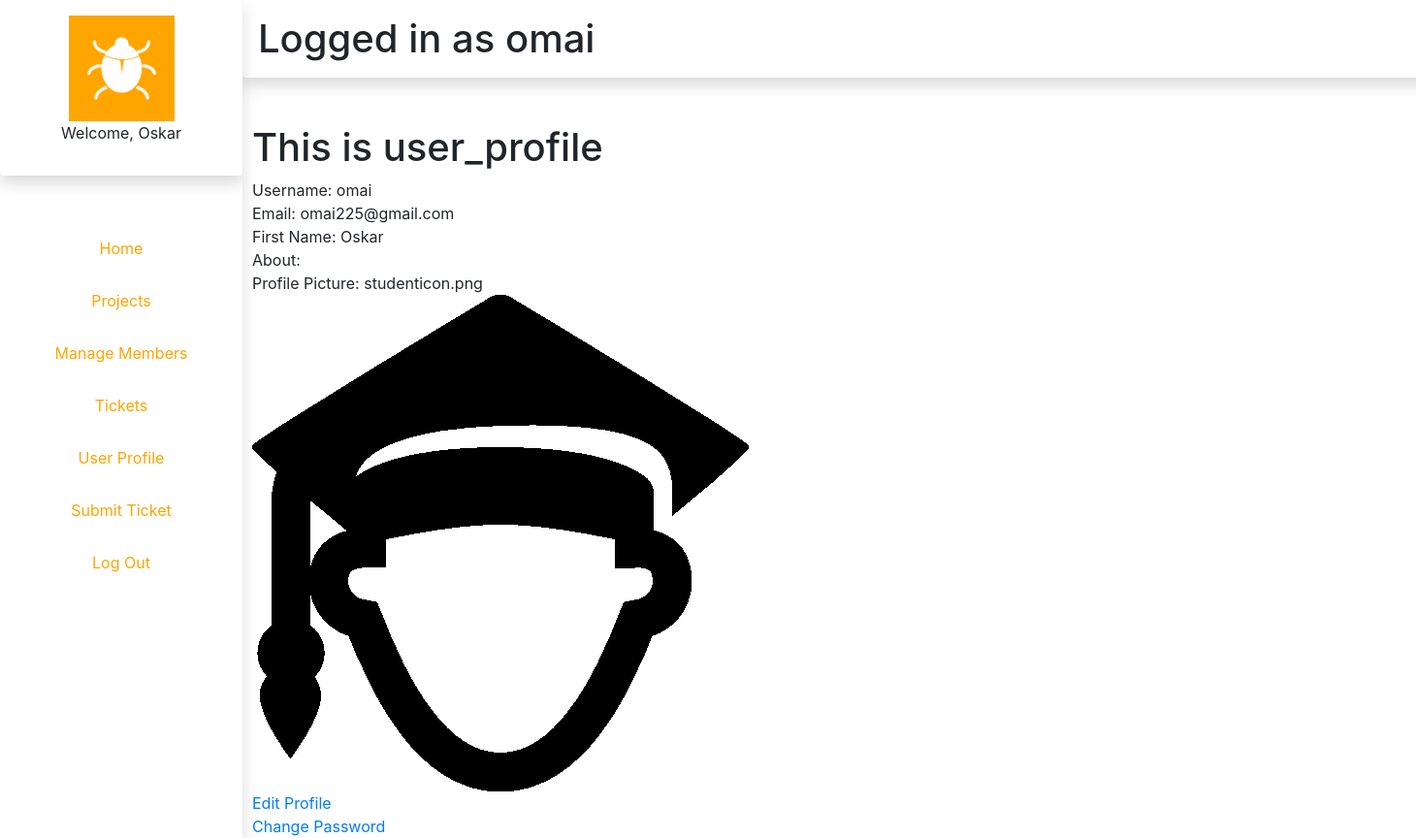
Page /user_profile/ (signed in) on the committed database.
### authenticate/models.py (models this page shows, shortened)
class NewUser(AbstractBaseUser, PermissionsMixin):
	email = models.EmailField(_('email address'), unique=True)
	user_name = models.CharField(max_length=150, unique=True)
	first_name = models.CharField(max_length=150, blank=True)
	start_date = models.DateTimeField(default=timezone.now)
	pfp = models.ImageField(default="pfp1.jpg",null=True,blank=True)
	about = models.TextField(_(
		'about'), max_length=150, blank=True)
	is_staff = models.BooleanField(default=False)
	is_active = models.BooleanField(default=True)
	objects = CustomAccountManager()
	USERNAME_FIELD = "email"
	REQUIRED_FIELDS = ['user_name', 'first_name']

### authenticate/decorators.py (the view)
		def wrapper_func(request, *args,**kwargs):
			group = None
			if request.user.groups.exists():
				group = request.user.groups.all()[0].name
			if group in allowed_roles:
				return view_func(request,*args,**kwargs)
			else:
				return HttpResponse("You are not authorized to view this page")

### user_profile/views.py (called while the page is built)
@login_required(login_url='authenticate:login')
@allowed_users(allowed_roles = ['admin','developer','submitter'])
def index(request):
	user = request.user
	context={
		'user': user,
	}
	return render(request,"profile/index.html",context)

### user_profile/templates/profile/index.html (shortened to what this page needs)
{% extends "authenticate/layout.html" %}
{% block body %}
<div>
	<h1>This is user_profile</h1>
	<div>Username: {{user.user_name}}</div>
	<div>Email: {{user.email}}</div>
	<div>First Name: {{user.first_name}}</div>
	<div>About: {{user.about}}</div>
	<div>Profile Picture: {{user.pfp}}</div>
	<div><img src="{{user.pfp.url}}"></div>
</div>
<div><a href="{% url 'user_profile:edit' %}">Edit Profile</a></div>
<div><a href="{% url 'authenticate:password_change' %}">Change Password</a></div>
{% endblock %}

### authenticate/templates/authenticate/layout.html (shortened to what this page needs)
{% load static %}
<!DOCTYPE html>
<html>
<head>
		<link rel="stylesheet" href="https://stackpath.bootstrapcdn.com/bootstrap/4.3.1/css/bootstrap.min.css">
		<link rel="stylesheet" type= "text/css" href="{% static '/css/style.css' %}">
</head>
<body>
	<div id="nav" class="shadow">
		<ul>
			<div class="shadow p-3 mb-5 rounded">
				<img src="{%static 'logo.png' %}">
				<p>Welcome, {{user.first_name}}</p>
			</div>
			{%if request.user.is_superuser%}
				<li><a href="{%url 'authenticate:home' %}">Home</a></li>
				<li><a href="{%url 'projects:index' %}">Projects</a></li>
				<li><a href="{%url 'projects:personnel' %}">Manage Members</a></li>
			{%endif%}
			{%if request.user.is_staff%}
				<li><a href="{%url 'tickets:index' %}">Tickets</a></li>
			{%endif%}
				<li><a href="{%url 'user_profile:index' %}">User Profile</a></li>
				<li><a href="{%url 'tickets:submit' %}">Submit Ticket</a></li>
				<li><a href="{%url 'authenticate:logout' %}">Log Out</a></li>
		</ul>
	</div>
	<div id="topbar" class="shadow p-3 mb-5 bg-white rounded">
		<div>
			<h1>Logged in as {{user.user_name}}</h1>
		</div>
	</div>
	<div id="main" class="justify-content-center">
		{% block body%}
		{%endblock%}
	</div>
</body>
</html>

### static/css/style.css (style rules this page uses)
#nav { height:100%; width:250px; position:fixed; z-index:1; top:0; left:0; overflow:hidden; background-color:white; text-align: center; }
#nav ul img { height:50%; width:50%; right:0; background-color: orange; }
#nav ul { margin: 0px; padding: 0px; }
#nav ul li { list-style-type: none; }
#nav ul li a { padding: 15px; display: block; background-color:white; color: orange; tex-decoration:none; transition: .5s background-color; }
#topbar { background-color:white; margin-left:250px; height:80px; width:100%; }
#main { margin-left:250px; padding:0px 10px; }

### rows in the picture
NewUser: first_name "Oskar", user_name "omai", email "omai225@gmail.com", pfp "studenticon.png", pfp (picture)
